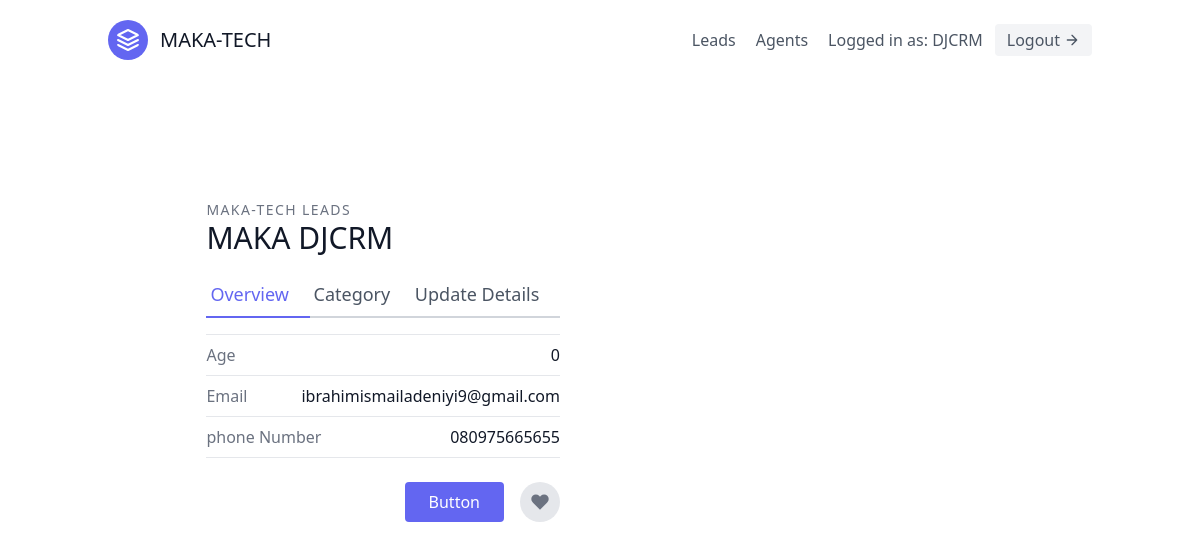
Page /leads/13/ (signed in) on the committed database.
### leads/models.py (models this page shows, shortened)
class User(AbstractUser):
    is_organisor = models.BooleanField(default=True)
    is_agent = models.BooleanField(default=False)

class Lead(models.Model):
    first_name = models.CharField(max_length=20)
    last_name = models.CharField(max_length=20)
    age = models.IntegerField(default=0)
    organisation = models.ForeignKey("UserProfile" , on_delete=models.CASCADE)
    agent = models.ForeignKey("Agent", null=True, blank=True, on_delete=models.SET_NULL)
    category = models.ForeignKey("Category", related_name="leads", null=True, blank=True, on_delete=models.SET_NULL)
    description = models.TextField()
    date_added = models.DateTimeField(auto_now_add=True)
    phone_number = models.CharField(max_length=20)
    email = models.EmailField()

### leads/views.py (the view)
# urls.py: path('<int:pk>/',  lead_detail.as_view(), name='lead-detail'),
class lead_detail(OrganisorAndLoginRequiredMixin, DetailView):
    template_name = "lead_detail.html"
    context_object_name = "lead"
    def get_queryset(self):
        user = self.request.user
        if user.is_organisor:
            queryset = Lead.objects.filter(organisation=user.userprofile)
        else:
            queryset = Lead.objects.filter(organisation=user.agent.organisation)
            queryset = queryset.filter(agent__user=user)
        return queryset

### agents/mixins.py (called while the page is built)
    def dispatch(self, request, *args, **kwargs):
        if not request.user.is_authenticated or not request.user.is_organisor:
            return redirect("leads:lead-list")
        return super().dispatch(request, *args, **kwargs)

### templates/lead_detail.html (shortened to what this page needs)
{% extends "base.html" %}
{% load tailwind_filters %}
{% block content %}
<section class="text-gray-600 body-font overflow-hidden">
    <div class="container px-5 py-24 mx-auto">
      <div class="lg:w-4/5 mx-auto flex flex-wrap">
        <div class="lg:w-1/2 w-full lg:pr-10 lg:py-6 mb-6 lg:mb-0">
          <h2 class="text-sm title-font text-gray-500 tracking-widest">MAKA-TECH LEADS</h2>
          <h1 class="text-gray-900 text-3xl title-font font-medium mb-4">{{ lead.first_name }} {{ lead.last_name }}</h1>
          <div class="flex mb-4">
            <a href="{% url 'leads:lead-detail' lead.pk %}" class="flex-grow text-indigo-500 border-b-2 border-indigo-500 py-2 text-lg px-1">Overview</a>
            <a href="{% url 'leads:lead-category-update' lead.pk %}" class="flex-grow border-b-2 border-gray-300 py-2 text-lg px-1">Category</a>
            <a href="{% url 'leads:lead-update' lead.pk %}"
               class="flex-grow border-b-2 border-gray-300 py-2 text-lg px-1">Update Details</a>
          </div>
          <div class="flex border-t border-gray-200 py-2">
            <span class="text-gray-500">Age</span>
            <span class="ml-auto text-gray-900">{{ lead.age }}</span>
          </div>
          <div class="flex border-t border-gray-200 py-2">
            <span class="text-gray-500">Email</span>
            <span class="ml-auto text-gray-900">{{ lead.email }}</span>
          </div>
          <div class="flex border-t border-b mb-6 border-gray-200 py-2">
            <span class="text-gray-500">phone Number</span>
            <span class="ml-auto text-gray-900">{{ lead.phone_number }}</span>
          </div>
          <div class="flex">
            <button class="flex ml-auto text-white bg-indigo-500 border-0 py-2 px-6 focus:outline-none hover:bg-indigo-600 rounded">Button</button>
            <button class="rounded-full w-10 h-10 bg-gray-200 p-0 border-0 inline-flex items-center justify-center text-gray-500 ml-4">
              <svg fill="currentColor" stroke-linecap="round" stroke-linejoin="round" stroke-width="2" class="w-5 h-5" viewBox="0 0 24 24">
                <path d="M20.84 4.61a5.5 5.5 0 00-7.78 0L12 5.67l-1.06-1.06a5.5 5.5 0 00-7.78 7.78l1.06 1.06L12 21.23l7.78-7.78 1.06-1.06a5.5 5.5 0 000-7.78z"></path>
              </svg>
            </button>
          </div>
        </div>
      </div>
    </div>
  </section>
{% endblock content %}

### templates/navbar.html (shortened to what this page needs)
<header class="text-gray-600 body-font">
  <div class="container mx-auto flex flex-wrap p-5 flex-col md:flex-row items-center">
    <a class="flex title-font font-medium items-center text-gray-900 mb-4 md:mb-0">
      <svg xmlns="http://www.w3.org/2000/svg" fill="none" stroke="currentColor" stroke-linecap="round"
        stroke-linejoin="round" stroke-width="2" class="w-10 h-10 text-white p-2 bg-indigo-500 rounded-full"
        viewBox="0 0 24 24">
        <path d="M12 2L2 7l10 5 10-5-10-5zM2 17l10 5 10-5M2 12l10 5 10-5"></path>
      </svg>
      <span class="ml-3 text-xl text-bolder">MAKA-TECH</span>
    </a>
    <nav class="md:ml-auto flex flex-wrap items-center text-base justify-center">
      {% if not request.user.is_authenticated %}
        <a href="{% url 'signup' %}" class="mr-5 hover:text-red-600">Signup</a>
        {% else %}
        <a href="{% url 'leads:lead-list' %}" class="mr-5 hover:text-blue-600">Leads</a>
        {% if request.user.is_organisor %}
          <a href="{% url 'agents:agent-list' %}" class="mr-5 hover:text-blue-600">Agents</a>
        {% endif %}
      {% endif %}
    </nav>
    {% if request.user.is_authenticated %}
       Logged in as: {{ request.user.username }}
       <a href="{% url 'logout' %}"
          class="ml-3 inline-flex items-center bg-gray-100 border-0 py-1 px-3 focus:outline-none hover:bg-gray-200 rounded text-base mt-4 md:mt-0">Logout
          <svg fill="none" stroke="currentColor" stroke-linecap="round" stroke-linejoin="round" stroke-width="2"
            class="w-4 h-4 ml-1" viewBox="0 0 24 24">
            <path d="M5 12h14M12 5l7 7-7 7"></path>
          </svg>
      </a>
    {% endif %}
  </div>
</header>

### rows in the picture
User: user.username "DJCRM"
Lead: first_name "MAKA", last_name "DJCRM", age "0", email "ibrahimismailadeniyi9@gmail.com", phone_number "080975665655"
